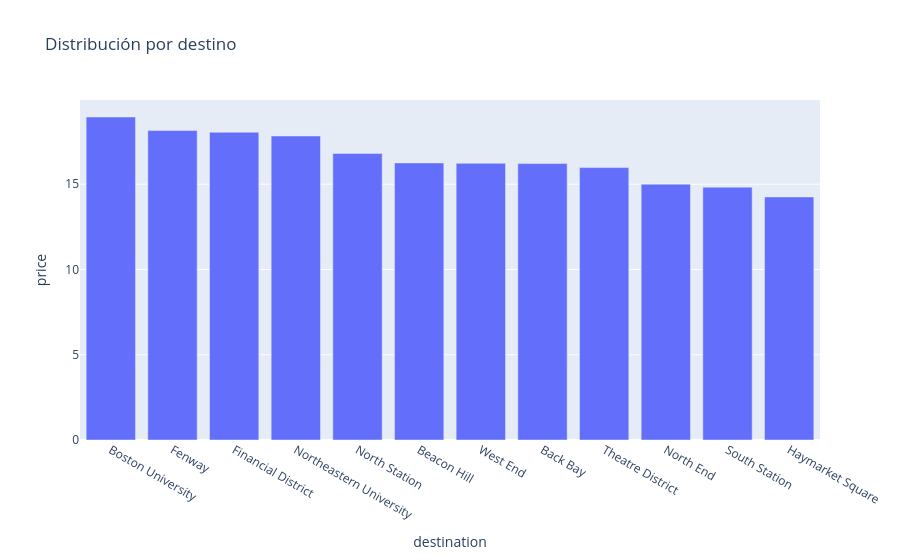

The notebook cell saved with this chart:
### Code cell
#Creamos la distribución por el destino
ride_destination_df = pd.DataFrame(df_rides.groupby("destination")["price"].mean()).reset_index()
ride_destination_df = ride_destination_df.sort_values(by = "price", ascending= False)
px.bar(ride_destination_df, x = "destination", y = "price",
    title="Distribución por destino")

### Figure 1 — Plotly figure (JSON) as saved in the notebook; plotly's stock layout.template omitted (floating-point values rounded to 4 significant figures)
{"data": [{"hovertemplate": "destination=%{x}<br>price=%{y}<extra></extra>", "legendgroup": "", "marker": {"color": "#636efa", "pattern": {"shape": ""}}, "name": "", "orientation": "v", "showlegend": false, "textposition": "auto", "type": "bar", "x": ["Boston University", "Fenway", "Financial District", "Northeastern University", "North Station", "Beacon Hill", "West End", "Back Bay", "Theatre District", "North End", "South Station", "Haymarket Square"], "xaxis": "x", "y": [18.94, 18.15, 18.05, 17.83, 16.81, 16.25, 16.23, 16.21, 15.97, 15.0, 14.83, 14.26], "yaxis": "y"}], "layout": {"barmode": "relative", "legend": {"tracegroupgap": 0}, "title": {"text": "Distribución por destino"}, "xaxis": {"anchor": "y", "domain": [0, 1], "title": {"text": "destination"}}, "yaxis": {"anchor": "x", "domain": [0, 1], "title": {"text": "price"}}}}
